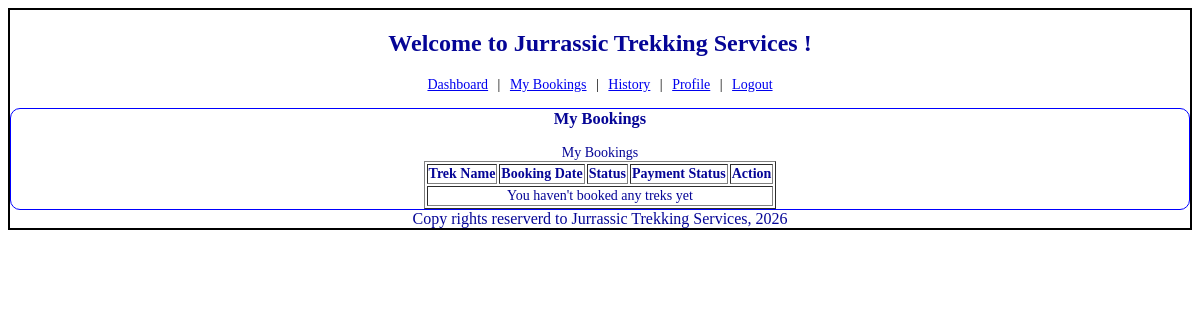
The app's page /user/bookings (signed in), older data.
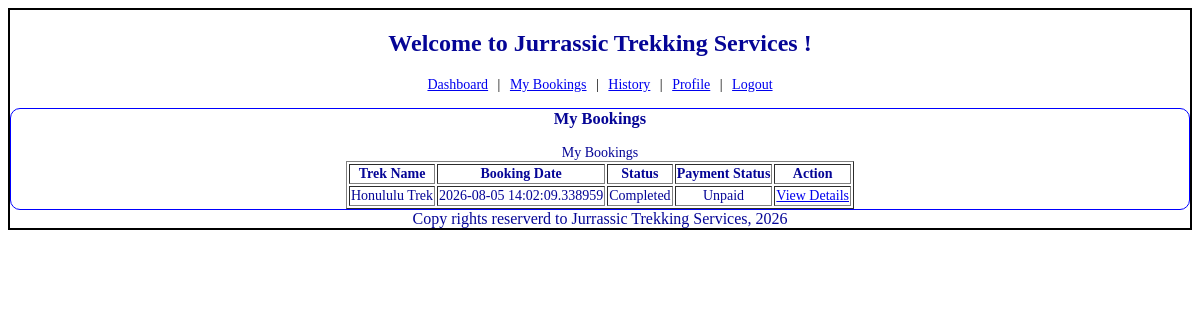
The same page, newer data.
### models.py (models this page shows)
class booking(db.Model):
    booking_id = db.Column(db.Integer, primary_key=True)
    trekker_id = db.Column(db.Integer, db.ForeignKey('trekker.trekker_id'), nullable=False)
    trek_id = db.Column(db.Integer, db.ForeignKey('trek.trek_id'), nullable=False)
    booking_date = db.Column(db.DateTime, nullable=False, default=datetime.utcnow)
    booking_status = db.Column(db.String, nullable=False, default="Booked")
    payment_status = db.Column(db.String, nullable=False, default="Unpaid")
    trek_history = db.relationship(
        'trek_history', backref='booking', uselist=False, cascade="all, delete-orphan"
    )

class trek(db.Model):
    trek_id = db.Column(db.Integer, primary_key=True)
    trek_name = db.Column(db.String, nullable=False)
    location = db.Column(db.String, nullable=False)
    difficulty = db.Column(db.String, nullable=False)
    duration_days = db.Column(db.Integer, nullable=False)
    start_date = db.Column(db.Date, nullable=False)
    end_date = db.Column(db.Date, nullable=False)
    available_slots = db.Column(db.Integer, nullable=False)
    assigned_staff_id = db.Column(db.Integer, db.ForeignKey('staff_profile.staff_id'))
    status = db.Column(db.String, nullable=False, default="Pending")
    created_at = db.Column(db.DateTime, nullable=False, default=datetime.utcnow)
    bookings = db.relationship('booking', backref='trek', lazy=True)

### controller.py (the view)
@app.route("/user/bookings")
def my_bookings():
  if session.get('role') != 'Trekker':
    return redirect(url_for('signin'))
  my_profile = trekker.query.filter_by(user_id=session['uid']).first()
  bookings_list = my_profile.bookings if my_profile else []
  return render_template("my_bookings.html", bookings_list=bookings_list)

### templates/my_bookings.html (shortened to what this page needs)
{% extends "base.html" %}
{% block content %}
    <div class="navlinks">
        <a href="/user/">Dashboard</a> |
        <a href="/user/bookings">My Bookings</a> |
        <a href="/user/history">History</a> |
        <a href="/user/profile">Profile</a> |
        <a href="/logout">Logout</a>
    </div>
    <div class="dashboard-form">
        <h3 class="center">My Bookings</h3><br>
        <table class="center" name="My Bookings" border="1">
        <caption>My Bookings</caption>
        <tr>
            <th>Trek Name</th>
            <th>Booking Date</th>
            <th>Status</th>
            <th>Payment Status</th>
            <th>Action</th>
        </tr>
        {% for b in bookings_list %}
        <tr>
            <td>{{b.trek.trek_name}}</td>
            <td>{{b.booking_date}}</td>
            <td>{{b.booking_status}}</td>
            <td>{{b.payment_status}}</td>
            <td>
                <a href="/user/trek/{{b.trek.trek_id}}">View Details</a>
            </td>
        </tr>
        {% else %}
        <tr><td colspan="5">You haven't booked any treks yet</td></tr>
        {% endfor %}
        </table>
    </div>
{% endblock %}

Row changes from the older to the newer data that the page shows:
added booking: trek.trek_name "Honululu Trek", booking_date "2026-08-05 14:02:09.338959", booking_status "Completed", payment_status "Unpaid"
Text that changed along with them:
text no longer shown: "You haven't booked any treks yet"
